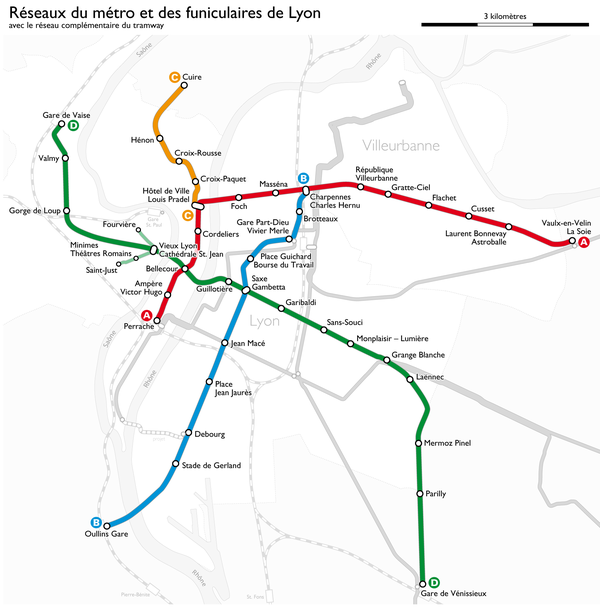
#> input picture MapaMetroLyon.png, 600 x 607 px
$ python Ejes.py
#> lines starting #> are read from the running program, lines starting #| are printed output that depends on the picture
import matplotlib.pyplot as plt
import matplotlib.image as mpimg

# Ruta de la imagen
image_path = "MapaMetroLyon.png"

# Cargar la imagen
img = mpimg.imread(image_path)
#> img is the input picture: shape (607, 600, 3) float32; mean R, G, B 0.955, 0.957, 0.954

# Invertir el eje y para que coincida con el estándar del eje cartesiano
img = img[::-1, :]
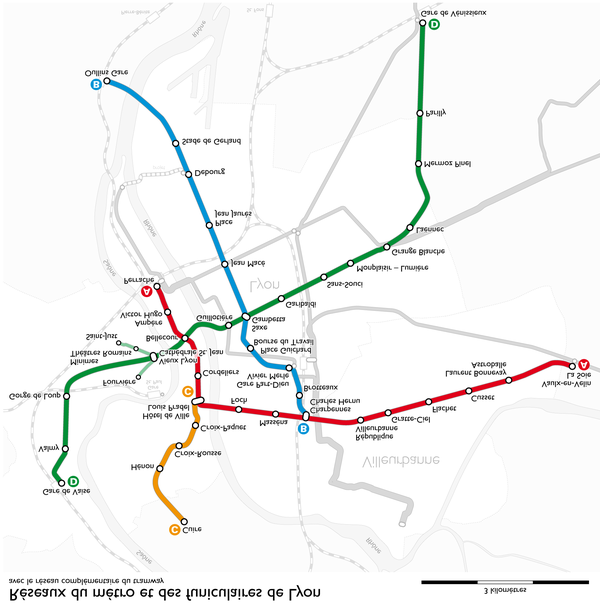
#> img: shape (607, 600, 3) float32; mean R, G, B 0.954, 0.955, 0.953

# Crear una figura y ejes
fig, ax = plt.subplots()

# Mostrar la imagen en los ejes
ax.imshow(img)

# Configurar límites del eje x e y según sea necesario
ax.set_xlim(0, img.shape[1])  # Ancho de la imagen
ax.set_ylim(0, img.shape[0])  # Altura de la imagen

# Configuración adicional
ax.set_title('Imagen sobre plano cartesiano')
ax.set_xlabel('Eje X')
ax.set_ylabel('Eje Y')

# Función para manejar clics en la imagen
def onclick(event):
    # Obtener las coordenadas del clic en la imagen
    x, y = event.xdata, event.ydata
    print(f"Coordenadas del clic en la imagen: X={x}, Y={y}")

# Conectar la función de clic al evento de clic en la figura
fig.canvas.mpl_connect('button_press_event', onclick)

# Mostrar la figura
plt.show()

$ run again, with lyon_vacio.jpg saved as MapaMetroLyon.png
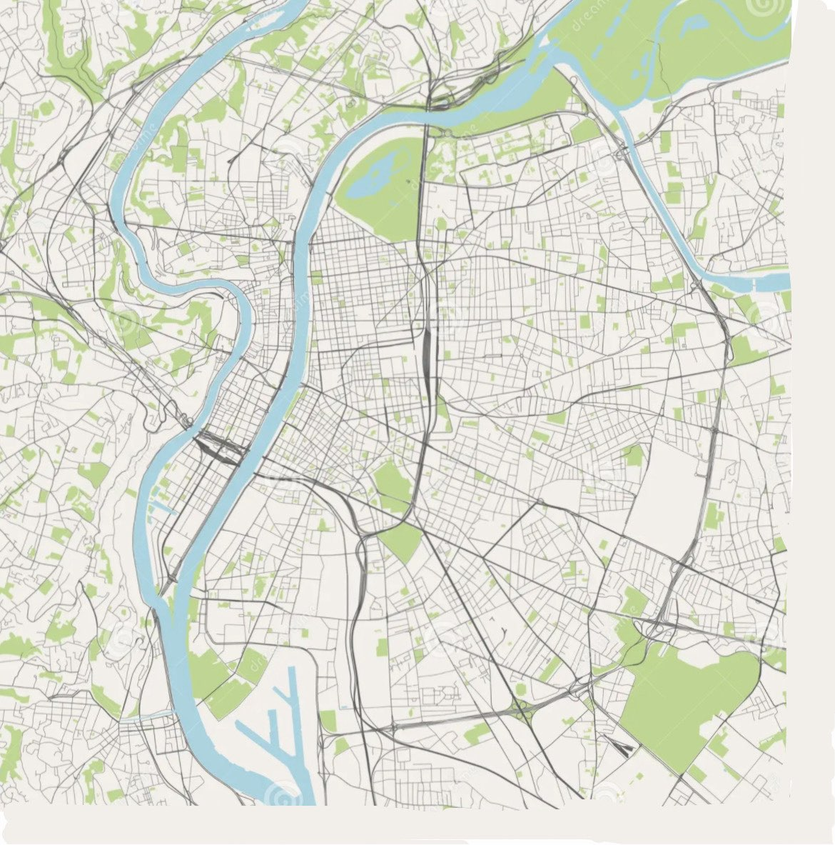
#> input picture lyon_vacio.jpg, 835 x 845 px, shrunk from 1170 x 1183 before the run
#> img is the input picture: shape (845, 835, 3) float32; mean R, G, B 0.864, 0.875, 0.831
#> `img = img[::-1, :]`:
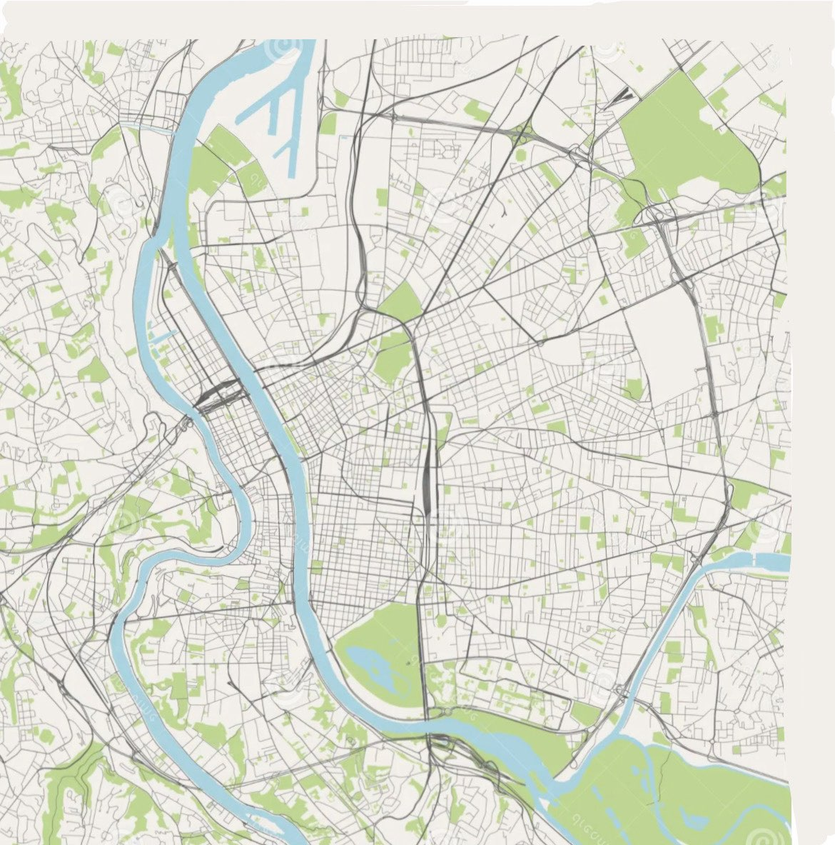
#> img: shape (845, 835, 3) float32; mean R, G, B 0.865, 0.875, 0.83
